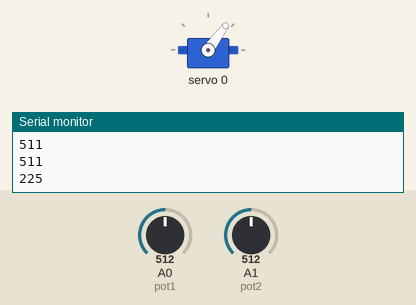
Simulated run of this sketch. Board: Arduino Uno, built with avr-gcc and run on an emulated ATmega328P. Parts: servo, the last lines printed to the serial monitor. The test bench sets the inputs (shaded band); at power-on: A0 (pot1) = 512, A1 (pot2) = 512.

Above: at 1.2 s.
1.3 s: A0 (pot1) set to 600
2.8 s: A0 (pot1) set to 625
At 4.0 s:
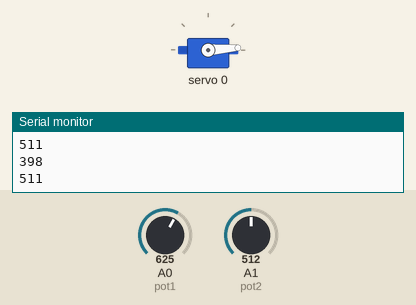
4.3 s: A1 (pot2) set to 536
At 5.0 s:
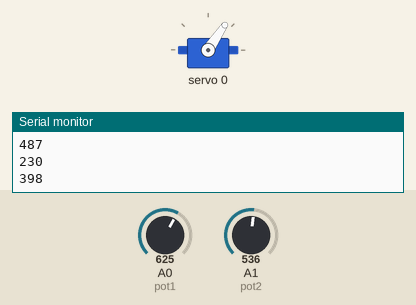
5.8 s: A1 (pot2) set to 710
At 6.5 s:
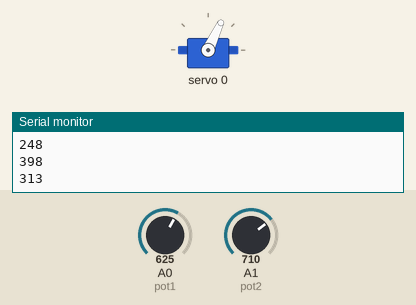
7.3 s: A1 (pot2) set to 718
8.8 s: A1 (pot2) set to 735
At 9.6 s:
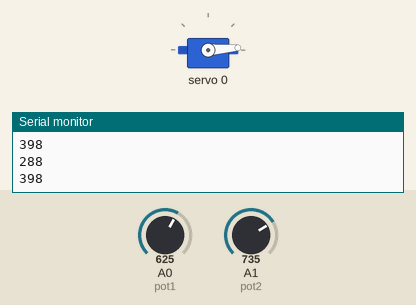
Timing chart, 0 to 11.3 s (numbered marks = the images above; inputs shaded):
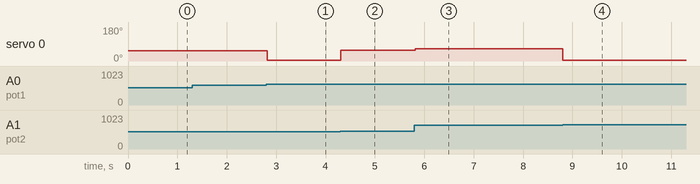

The sketch:

Formula_Hybrid_Arduino_Side.ino
```cpp
  /**************************************************************************************
  * Author: Daniel Nimsgern (nimsgernd@msoe.edu)
  * Latest Changes: 4/26/2023
  * Function: Arduino Throttle by wire using PCA9685 16 servo driver
  *
  * TO CHANGE SRERVO POSITIONS:
  *   FULL OPEN POSITION:
  *    change the value of SERVO_MIN
  *       higher value =
  *       lower value  =
  *
  *   CLOSED POSITION:
  *     change the subtracted number of SERVO_90
  *       higher value = more open
  *       lower value  = less open
  *
  *   NOTE: the closed position will change when the full open position is changed so
  *         change the full open position before changing the closed position
  *
  * TO CHANGE POTENTIAMETER RANGE:
  *   set POT_MIN and POT_MAX to the potentiameter min and max values  respectivly
  *
  * !!! Please Feel free to message me if there are any questions about the code !!!
  **************************************************************************************/


  /**************************************************************************************
  *                                      Includes                                       *
  **************************************************************************************/

#include <Wire.h>
#include <Adafruit_PWMServoDriver.h>
#include <SPI.h>

  /**************************************************************************************
  *                                    Definitions                                      *
  **************************************************************************************/

// Driver I2C address
Adafruit_PWMServoDriver pwm = Adafruit_PWMServoDriver();

// Potentiameters
byte pot1 = A0;
byte pot2 = A1;

// Potentiameter limits
#define POT_MIN 0
#define POT_MAX 1023

// Servo limits - TODO need calibration
#define SERVO_MIN 120
#define SERVO_MAX 700
#define SERVO_90 ((SERVO_MIN+SERVO_MAX)/2)-80

// Servo update frequancy
#define SERVO_FREQ 50

// Throttle servo position
#define THROTTLE 0

  /**************************************************************************************
  *                                    Initialization                                   *
  **************************************************************************************/

void setup()
{
  /**
  * Initialize computer serial
  * Initialize potentiameter input
  * Initialize I2C to control servo driver
  * Initialize SPI to talk to STM32H723ZG
  **/

  // Initialize computer serial
  Serial.begin(9600);

  // Initialize potentiameter input
  pinMode(pot1, INPUT);
  pinMode(pot2, INPUT);

  // Initialize I2C to control servo driver
  pwm.begin();
  /*
   * In theory the internal oscillator (clock) is 25MHz but it really isn't
   * that precise. You can 'calibrate' this by tweaking this number until
   * you get the PWM update frequency you're expecting!
   * The int.osc. for the PCA9685 chip is a range between about 23-27MHz and
   * is used for calculating things like writeMicroseconds()
   * Analog servos run at ~50 Hz updates, It is importaint to use an
   * oscilloscope in setting the int.osc frequency for the I2C PCA9685 chip.
   * 1) Attach the oscilloscope to one of the PWM signal pins and ground on
   *    the I2C PCA9685 chip you are setting the value for.
   * 2) Adjust setOscillatorFrequency() until the PWM update frequency is the
   *    expected value (50Hz for most ESCs)
   * Setting the value here is specific to each individual I2C PCA9685 chip and
   * affects the calculations for the PWM update frequency.
   * Failure to correctly set the int.osc value will cause unexpected PWM results
  */
  pwm.setOscillatorFrequency(25000000);
  pwm.setPWMFreq(SERVO_FREQ);

  // Initialize SPI to talk to STM32H723ZG
  // TODO

}

  /**************************************************************************************
  *                                       Looped                                        *
  **************************************************************************************/

void loop() {

  /**
  * Defualt Logic
  *   Read analog inputs
  *   Send Positon to Servo Driver
  *
  * Preferred Logic (Temporary)
  *   Read analog inputs
  *   Send position to STM32H723ZG
  *   Send position to Servo driver
  *
  * Preferred Logic (Ideal setup)
  *   Read analog inputs
  *   Talk to STM32H723ZG
  *   Recieve throttle position
  *   Send position to Servo driver
  **/

  int position1 = POT_MAX - analogRead(pot1);
  int position2 = POT_MAX - analogRead(pot2);

  Serial.println(position1);
  Serial.println(position2);

  if (abs(position1-position2) > 100)
  {

    pwm.setPWM(THROTTLE, 0, SERVO_MIN);

  } else
  {
    if (position1 > position2)
    {

      int val = analogRead(position1);

      val = map(val, POT_MIN, POT_MAX, SERVO_MIN, SERVO_90);

      Serial.println(val);

      pwm.setPWM(THROTTLE, 0, val);

    } else
    {

      int val = analogRead(position2);

      val = map(val, POT_MIN, POT_MAX, SERVO_MIN, SERVO_90);

      Serial.println(val);

      pwm.setPWM(THROTTLE, 0, val);

    }
  }

  delay(10);

}
```

Measured:
- the behaviour switches between 612 and 613 on A0 (pot1) (found by bisection; images 0 and 1)
- the behaviour switches between 524 and 525 on A1 (pot2) (found by bisection; images 1 and 2)
- the behaviour switches between 725 and 726 on A1 (pot2) (found by bisection; images 3 and 4)
- after the input at 2.8 s, servo 0: 54° → 4° at once
- after the input at 4.3 s, servo 0: 4° → 56° at once
- after the input at 5.8 s, servo 0: 56° → 65° at once
- after the input at 8.8 s, servo 0: 65° → 4° at once
